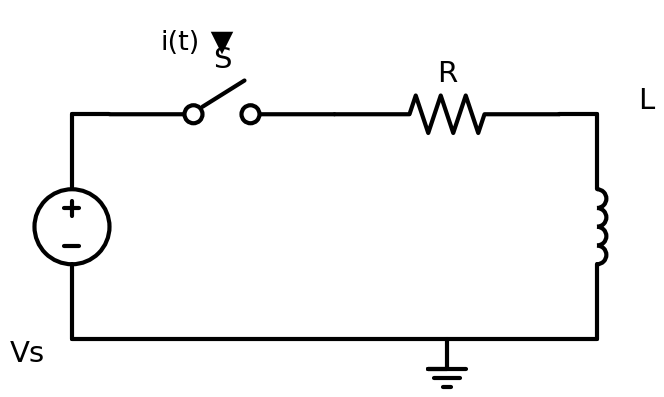

This chart was generated by the following Python code:
"""
Q2-V1: RL Circuit with Switch — Inductor Energy & KVL-Faraday
Series: Vs → Switch S → R → L → ground loop.
Current arrow i(t) on top rail, voltage polarity v_L across inductor.
"""
import schemdraw
import schemdraw.elements as elm

with schemdraw.Drawing() as d:
    d.config(unit=3, fontsize=14, font='sans-serif')

    # Voltage source (left side)
    source = d.add(elm.SourceV().up().label('Vs', loc='left', ofst=(0, 0.6)))

    # Top rail: switch then resistor
    d += elm.Line().right().length(0.5).at(source.end)
    sw = d.add(elm.Switch().right().label('S'))
    d += elm.Resistor().right().label('R')

    # Continue to inductor (vertical on right)
    d += elm.Line().right().length(0.5)
    ind = d.add(elm.Inductor().down().label('L', loc='right', ofst=(0, 0.6)))

    # Current arrow on top rail
    d.add(elm.CurrentLabelInline(direction='in').at(sw.center).label('i(t)', fontsize=13))

    # Return path with ground
    d += elm.Line().left().length(2)
    d += elm.Ground()
    d += elm.Line().left().tox(source.start)
    d += elm.Line().up().toy(source.start)

    d.save('q2_v1_inductor_rl.svg')
